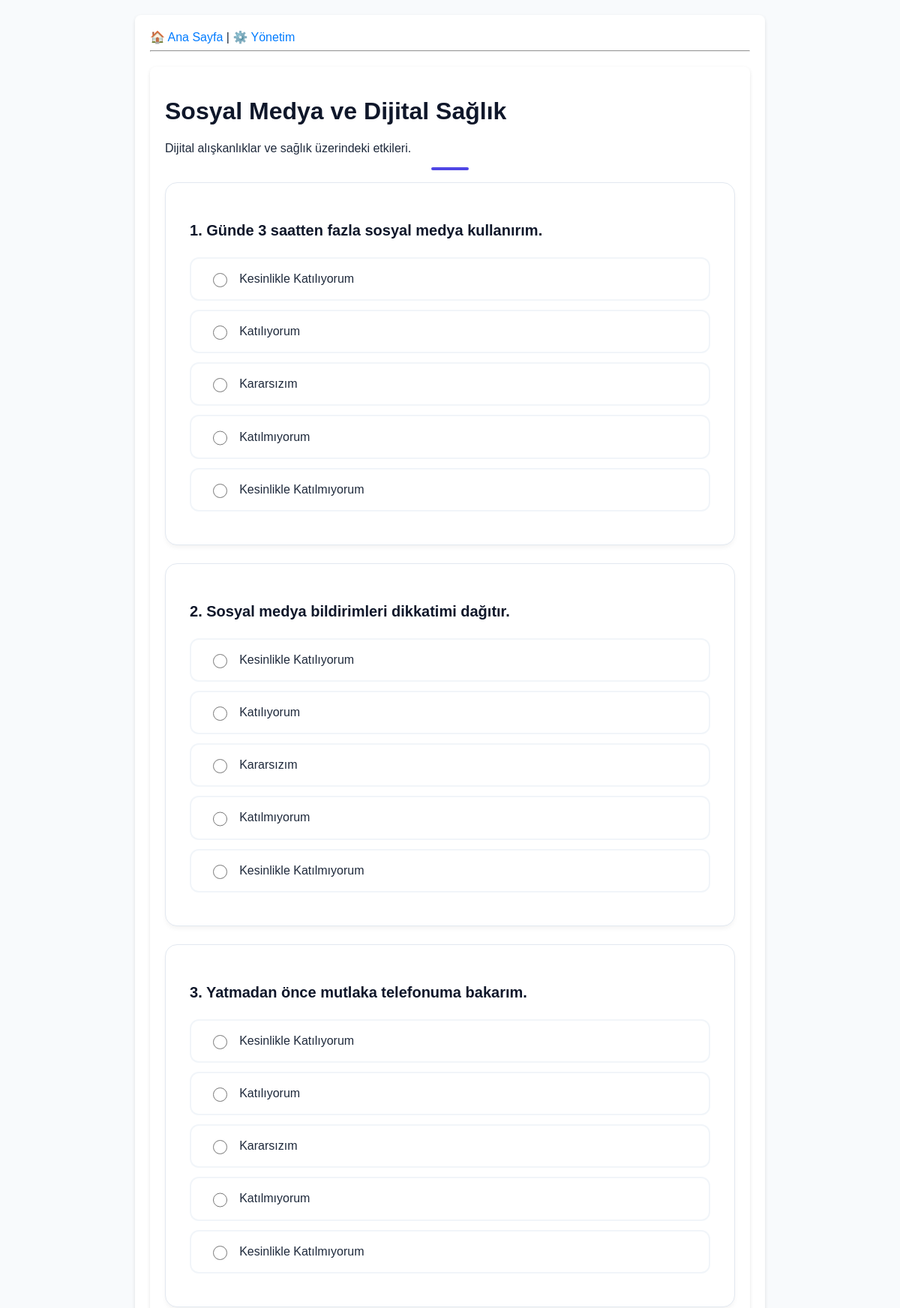
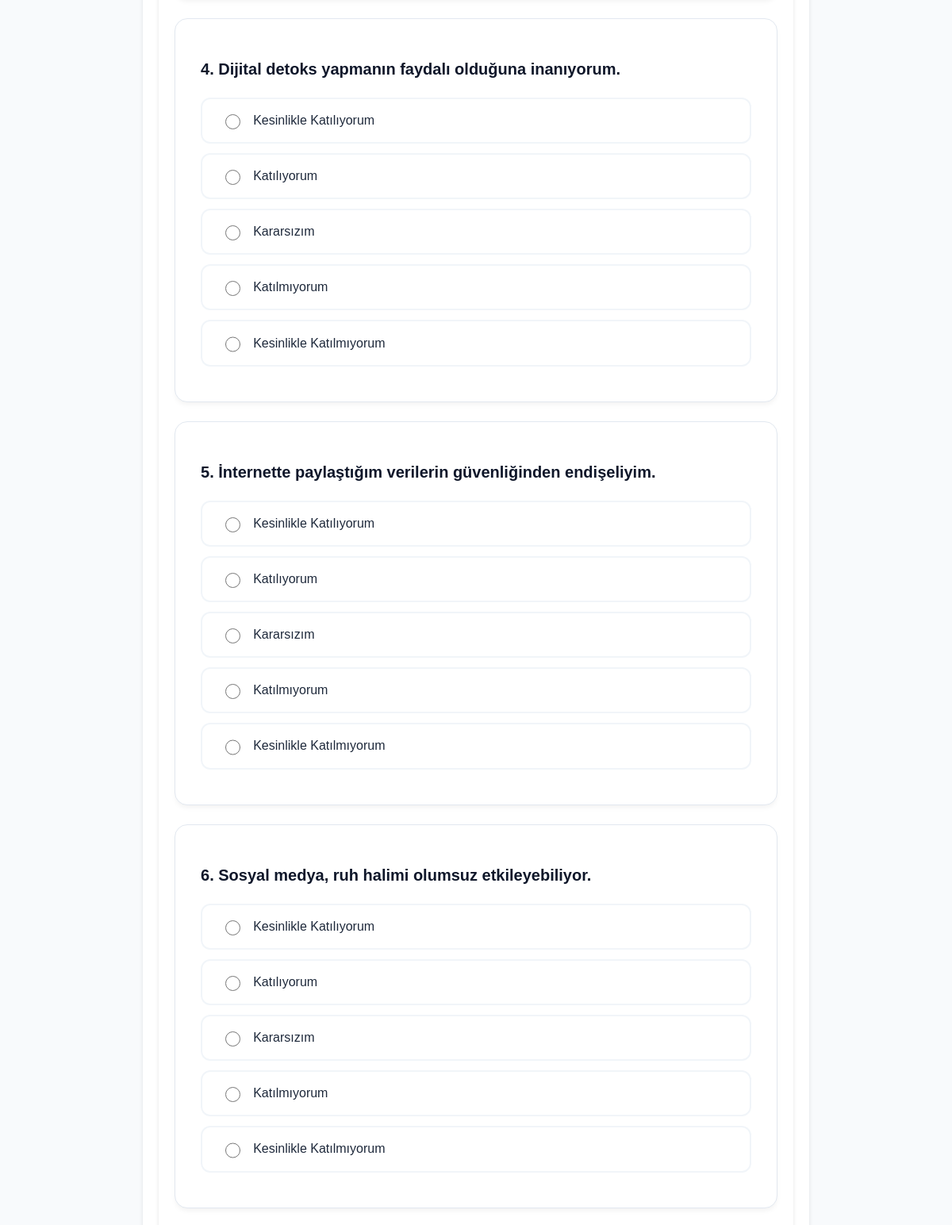
Screenshot of /anketler/4/ (upper part) with the database file from the repository (2 pictures, top to bottom).
### anketler/models.py (models this page shows, shortened)
class Anket(models.Model):
    baslik = models.CharField("Anket Başlığı", max_length=200)
    aciklama = models.TextField("Açıklama", blank=True, null=True)
    yayin_tarihi = models.DateTimeField("Yayınlanma Tarihi", default=timezone.now)

class Soru(models.Model):
    anket = models.ForeignKey(Anket, on_delete=models.CASCADE, related_name="sorular")
    soru_metni = models.CharField(max_length=200)

class Secenek(models.Model):
    soru = models.ForeignKey(Soru, on_delete=models.CASCADE, related_name="secenekler")
    secenek_metni = models.CharField(max_length=200)
    oy_sayisi = models.IntegerField(default=0)

### anketler/views.py (the view)
# urls.py: path("<int:pk>/", views.DetayGorunumu.as_view(), name="detay"),
class DetayGorunumu(generic.DetailView):
    model = Anket
    template_name = "anketler/detay.html"
    def get_queryset(self):
        return Anket.objects.filter(yayin_tarihi__lte=timezone.now())

### anketler/templates/anketler/detay.html (shortened to what this page needs)
{% extends "anketler/base.html" %}
{% block content %}
<div class="container mt-5 mb-5" style="max-width: 800px;">
    <div class="text-center mb-5">
        <h1 style="font-weight: 800; color: #0f172a;">{{ anket.baslik }}</h1>
        <p class="text-muted">{{ anket.aciklama }}</p>
        <div style="height: 4px; width: 50px; background: #4f46e5; margin: 1rem auto; border-radius: 2px;"></div>
    </div>
    <form action="{% url 'anketler:oy_ver' anket.id %}" method="post">
        {% for soru in anket.sorular.all %}
            <div class="survey-card">
                <h3 class="question-title">{{ forloop.counter }}. {{ soru.soru_metni }}</h3>
                {% for secenek in soru.secenekler.all %}
                    <label class="option-card" for="secenek{{ secenek.id }}">
                        <input type="radio" name="soru_{{ soru.id }}" id="secenek{{ secenek.id }}" value="{{ secenek.id }}" required>
                        <span>{{ secenek.secenek_metni }}</span>
                    </label>
                {% endfor %}
            </div>
        {% endfor %}
    </form>
</div>
{% endblock %}

### Part8/anketler/templates/anketler/base.html (style rules this page uses)
body { font-family: sans-serif; background-color: #f4f4f4; margin: 0; padding: 0; }
.container { max-width: 800px; margin: 20px auto; background: white; padding: 20px; border-radius: 8px; box-shadow: 0 2px 5px rgba(0,0,0,0.1); }
h1 { color: #333; }

### anketler/templates/anketler/detay.html (style rules this page uses)
body { background-color: #f8fafc; color: #1e293b; }
.survey-card { background: white; padding: 2rem; border-radius: 16px; border: 1px solid #e2e8f0; margin-bottom: 1.5rem; box-shadow: 0 4px 6px -1px rgba(0,0,0,0.05); }
.option-card { display: flex; align-items: center; padding: 1rem 1.5rem; margin-bottom: 0.75rem; border: 2px solid #f1f5f9; border-radius: 12px; cursor: pointer; transition: all 0.2s; }
.option-card input[type="radio"] { margin-right: 1rem; width: 1.2rem; height: 1.2rem; cursor: pointer; }
.question-title { font-size: 1.25rem; font-weight: 600; color: #0f172a; margin-bottom: 1.5rem; }

### rows the page displays
Anket: baslik "Sosyal Medya ve Dijital Sağlık", aciklama "Dijital alışkanlıklar ve sağlık üzerindeki etkileri."
Soru: soru_metni "Günde 3 saatten fazla sosyal medya kullanırım."
Secenek: secenek_metni "Kesinlikle Katılıyorum"
Secenek: secenek_metni "Katılıyorum"
Secenek: secenek_metni "Kararsızım"
Secenek: secenek_metni "Katılmıyorum"
Secenek: secenek_metni "Kesinlikle Katılmıyorum"
Soru: soru_metni "Sosyal medya bildirimleri dikkatimi dağıtır."
Secenek: secenek_metni "Kesinlikle Katılıyorum"
Secenek: secenek_metni "Katılıyorum"
Secenek: secenek_metni "Kararsızım"
Secenek: secenek_metni "Katılmıyorum"
Secenek: secenek_metni "Kesinlikle Katılmıyorum"
Soru: soru_metni "Yatmadan önce mutlaka telefonuma bakarım."
Secenek: secenek_metni "Kesinlikle Katılıyorum"
Secenek: secenek_metni "Katılıyorum"
Secenek: secenek_metni "Kararsızım"
Secenek: secenek_metni "Katılmıyorum"
Secenek: secenek_metni "Kesinlikle Katılmıyorum"
Soru: soru_metni "Dijital detoks yapmanın faydalı olduğuna inanıyorum."
Secenek: secenek_metni "Kesinlikle Katılıyorum"
Secenek: secenek_metni "Katılıyorum"
Secenek: secenek_metni "Kararsızım"
Secenek: secenek_metni "Katılmıyorum"
Secenek: secenek_metni "Kesinlikle Katılmıyorum"
Soru: soru_metni "İnternette paylaştığım verilerin güvenliğinden endişeliyim."
Secenek: secenek_metni "Kesinlikle Katılıyorum"
Secenek: secenek_metni "Katılıyorum"
Secenek: secenek_metni "Kararsızım"
Secenek: secenek_metni "Katılmıyorum"
Secenek: secenek_metni "Kesinlikle Katılmıyorum"
Soru: soru_metni "Sosyal medya, ruh halimi olumsuz etkileyebiliyor."
Secenek: secenek_metni "Kesinlikle Katılıyorum"
Secenek: secenek_metni "Katılıyorum"
Secenek: secenek_metni "Kararsızım"
Secenek: secenek_metni "Katılmıyorum"
Secenek: secenek_metni "Kesinlikle Katılmıyorum"
